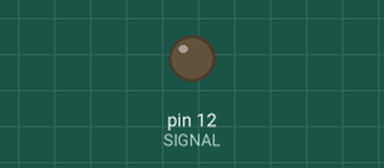
Recording of a sketch running on a simulated Arduino Uno, built with avr-gcc and run on an emulated ATmega328P. Shown: output pins drawn as LEDs (lit = HIGH).

Above: at 0.5 s.
At 5.0 s:
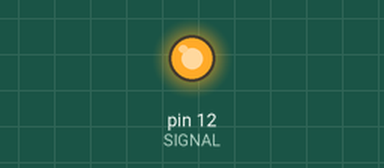
Timing chart, 0 to 6.9 s (numbered marks = the images above):
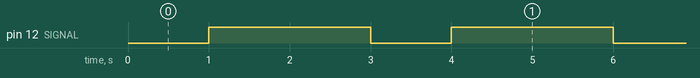

Measured:
- by itself, pin 12 (SIGNAL): alternates HIGH for 2.0 s and LOW for 1.0 s

The sketch:

blink_relay.ino
```cpp
#define SIGNAL 12
#define GND 4

void setup() {
  pinMode(SIGNAL, OUTPUT);
  pinMode(GND, OUTPUT);  // Initialize the LED_BUILTIN pin as an output
  digitalWrite(GND, LOW);
}

// the loop function runs over and over again forever
void loop() {
  digitalWrite(SIGNAL, LOW);   // Turn the LED on (Note that LOW is the voltage level
                                    // but actually the LED is on; this is because
                                    // it is acive low on the ESP-01)
  delay(1000);                      // Wait for a second
  digitalWrite(SIGNAL, HIGH);  // Turn the LED off by making the voltage HIGH
  delay(2000);                      // Wait for two seconds (to demonstrate the active low LED)
}
```
